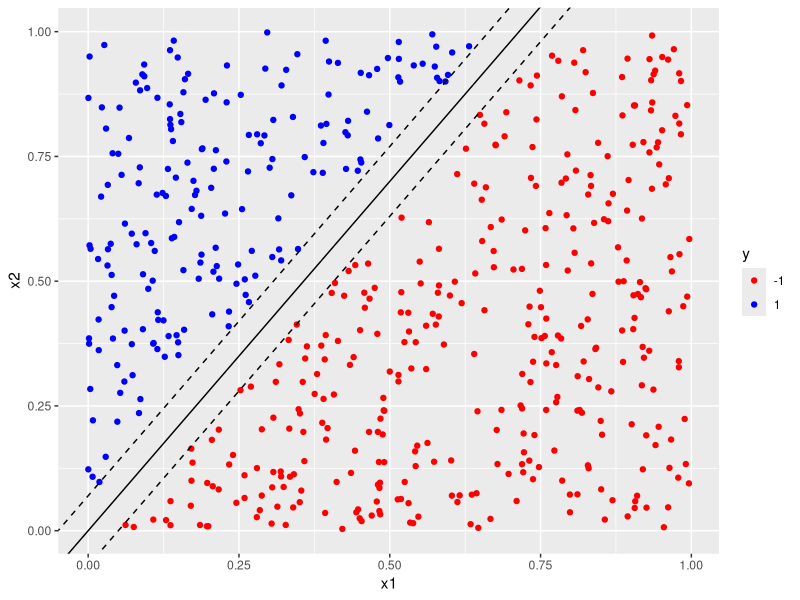
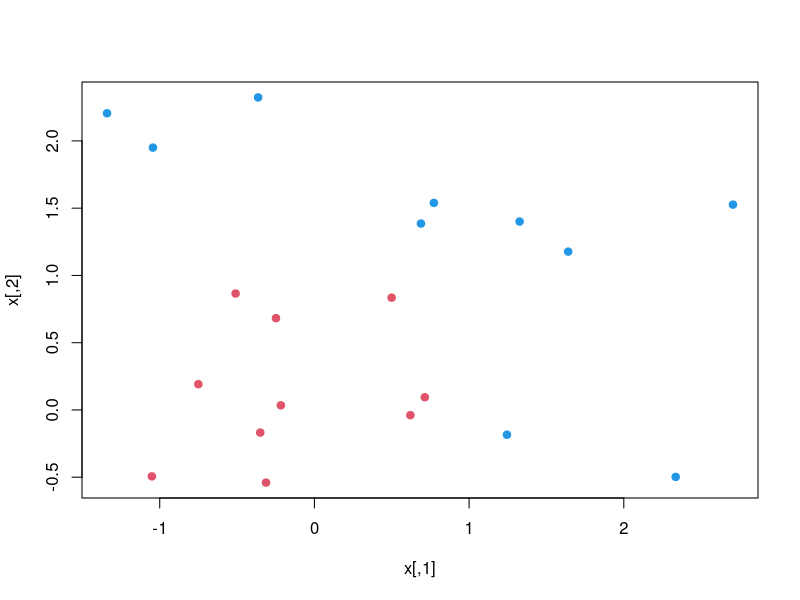
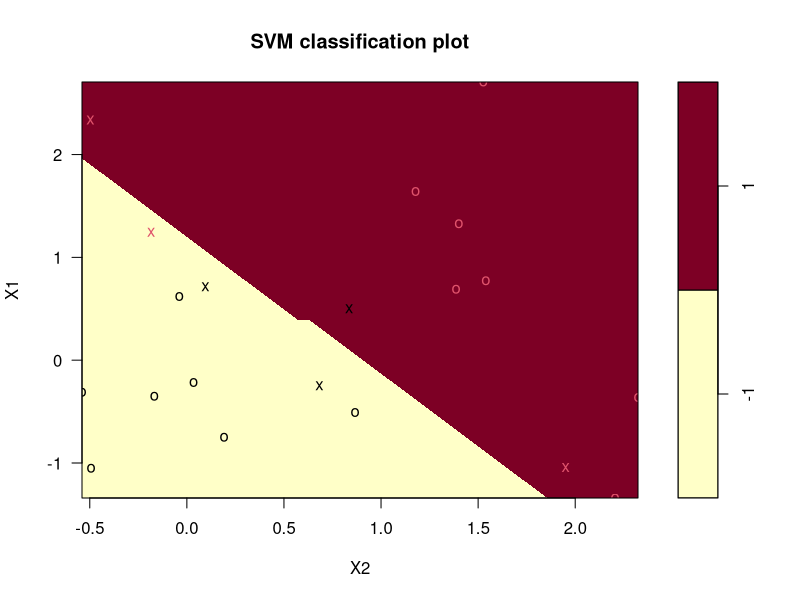
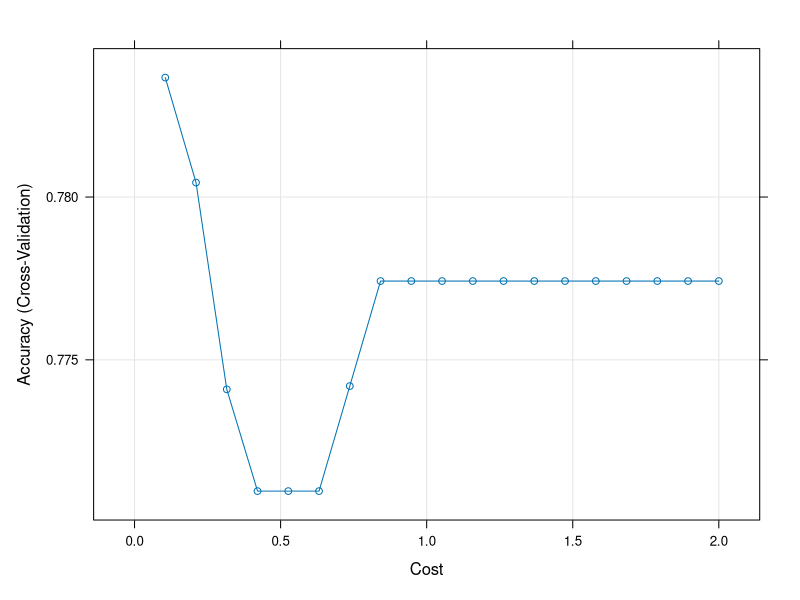

Generate these figures, in order, with R:
## ---- chunk 1
library(tidyverse)
library(e1071)
## ---- chunk 2
#set seed
set.seed(42)

#set number of data points. 
n <- 600

#Generate data frame with two uniformly distributed predictors lying between 0 and 1.
df <- data.frame(x1 = runif(n), 
                 x2 = runif(n))
## ---- chunk 3
#classify data points depending on location
df$y <- factor(ifelse(df$x2 - 1.4*df$x1 < 0, -1, 1), 
    levels = c(-1, 1))


## ---- chunk 4
#set margin
delta <- 0.07

# retain only those points that lie outside the margin
df1 <- df[abs(1.4*df$x1 - df$x2) > delta, ]

#build plot
plot_margins <- ggplot(data = df1, aes(x = x1, y = x2, color = y)) + geom_point() + 
    scale_color_manual(values = c("red", "blue")) + 
    geom_abline(slope = 1.4, intercept = 0)+
    geom_abline(slope = 1.4, intercept = delta, linetype = "dashed") +
    geom_abline(slope = 1.4, intercept = -delta, linetype = "dashed")
 
#display plot 
plot_margins
## ---- chunk 5
#split train and test data in an 80/20 proportion
df[, "train"] <- ifelse(runif(nrow(df))<0.8, 1, 0)

#assign training rows to data frame trainset
trainset <- df[df$train == 1, ]
#assign test rows to data frame testset
testset <- df[df$train == 0, ]

#find index of "train" column
trainColNum <- grep("train", names(df))

#remove "train" column from train and test dataset
trainset <- trainset[, -trainColNum]
testset <- testset[, -trainColNum]


## ---- chunk 6
#build svm model, setting required parameters
svm_model<- svm(y ~ ., 
                data = trainset, 
                type = "C-classification", 
                kernel = "linear", 
                scale = FALSE)
## ---- chunk 7
#list components of model
names(svm_model)

#list values of the SV, index and rho
svm_model$SV
svm_model$index
svm_model$rho

#compute training accuracy
pred_train <- predict(svm_model, trainset)
mean(pred_train == trainset$y)

#compute test accuracy
pred_test <- predict(svm_model, testset)
mean(pred_test == testset$y)
## ---- chunk 8
v<-rnorm(500)
#v
mean(v)

rep(c(-1, 1),c(5,3))

## ---- chunk 9
set.seed(10111)
x = matrix(rnorm(40), 20, 2)
y = rep(c(-1, 1), c(10, 10))
x[y == 1,] = x[y == 1,] + 1
plot(x, col = y + 3, pch = 19)
## ---- chunk 10
library(e1071)
## ---- chunk 11
dat = data.frame(x, y = as.factor(y))

dat

svmfit = svm(y ~ ., data = dat, kernel = "linear", cost = 10, scale = FALSE)
print(svmfit)
## ---- chunk 12
plot(svmfit, dat)
## ---- chunk 13
library(tidyverse)
library(caret)
library(kernlab)
## ---- chunk 14
# Load the data
data("PimaIndiansDiabetes2", package = "mlbench")
pima.data <- na.omit(PimaIndiansDiabetes2)

# Split the data into training and test set
set.seed(123)

training.samples <- pima.data$diabetes %>%
  createDataPartition(p = 0.8, list = FALSE)

train.data  <- pima.data[training.samples, ]
test.data <- pima.data[-training.samples, ]
## ---- chunk 15
# Fit the model on the training set
set.seed(123)
model <- train(
  diabetes ~., data = train.data, method = "svmLinear",
  trControl = trainControl("cv", number = 10),
  preProcess = c("center","scale")
  )
# Make predictions on the test data
predicted.classes <- model %>% predict(test.data)
head(predicted.classes)
## ---- chunk 16
# Compute model accuracy rate
mean(predicted.classes == test.data$diabetes)
## ---- chunk 17
# Fit the model on the training set
set.seed(123)
model <- train(
  diabetes ~., data = train.data, method = "svmLinear",
  trControl = trainControl("cv", number = 10),
  tuneGrid = expand.grid(C = seq(0, 2, length = 20)),
  preProcess = c("center","scale")
  )
# Plot model accuracy vs different values of Cost
plot(model)
## ---- chunk 18
# Print the best tuning parameter C that
# maximizes model accuracy
model$bestTune
